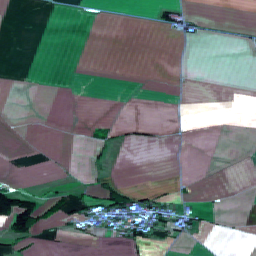
#> input picture template/ROIs1868_summer_s2_59_p443.png, 256 x 256 px
$ python template.py
#> lines starting #> are read from the running program, lines starting #| are printed output that depends on the picture; after the words box and inside, x2 and y2 are one past the last pixel; in counts of white or black regions, pixels touching at a corner belong together
"""
opencv模板匹配----单目标匹配
"""
import cv2
from matplotlib import pyplot as plt
import numpy as np

# 读取目标图片 optical image [256,256]
target = cv2.imread("ROIs1868_summer_s2_59_p443.png")
#> target is the input picture: shape (256, 256, 3); mean B, G, R 113.1, 116.5, 106
# 读取模板图片 SAR image [192,192]
template = cv2.imread("ROIs1868_summer_s1_59_p443.png")
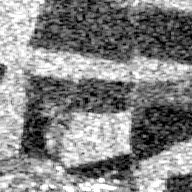
#> input picture template/ROIs1868_summer_s1_59_p443.png, 192 x 192 px
#> template is the input picture: shape (192, 192, 3); min 0, max 255, mean 131.9
# plt.imshow(template, cmap='gray')
# plt.show()
h, w = template.shape[:2]
#> h = 192; w = 192
# 相关系数匹配方法: cv2.TM_CCOEFF
# 返回矩阵大小 w_r-w_f+1
res = cv2.matchTemplate(target, template, cv2.TM_CCOEFF)
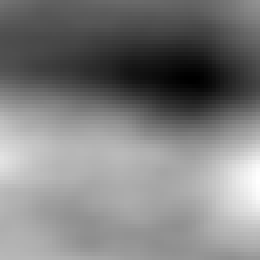
#> res: shape (65, 65) float32 (shown 4 times larger); min -104812504, max 5727340, mean -50054340; drawn with min black and max white
min_val, max_val, min_loc, max_loc = cv2.minMaxLoc(res)
#> min_val = -104812504; max_val = 5727340; min_loc = (47, 19); max_loc = (64, 45)

left_top = max_loc   # heatmap最大位置索引 对应于 光学图像中左上角坐标
#> left_top = (64, 45)
right_bottom = (left_top[0] + w, left_top[1] + h)   # 右下角坐标
#> right_bottom = (256, 237)
center_x = max_loc[0] + w/2 -1  # 匹配区域中心x
#> center_x = 159
center_y = max_loc[1] + h/2 -1  # 匹配区域中心y
#> center_y = 140
print('匹配中心在光学图像中的坐标为：x=%d, y=%d' %(int(center_x),int(center_y)))
#| 匹配中心在光学图像中的坐标为：x=159, y=140


def transfer_to_8bit(image):
    """
    将16位图像转为8位图像
    """
    min_ = np.min(image)
#> min_ = -104812504
    max_ = np.max(image)
#> max_ = 5727340
    image_8bit = np.array(np.rint(255 * ((image - min_) / (max_ - min_))), dtype=np.uint8)
    return image_8bit


H8bit = transfer_to_8bit(res)
cv2.imwrite('heatmap.jpg', H8bit)
# plt.imshow(H8bit, cmap='jet')
# plt.show()

plt.subplot(131), plt.imshow(template, cmap='gray')
plt.title('SAR img')

targetRGB = cv2.cvtColor(target, cv2.COLOR_BGR2RGB)
cv2.rectangle(targetRGB, left_top, right_bottom, (0, 0, 255), 2)  # 画出矩形位置
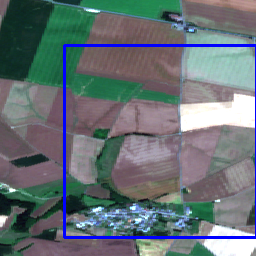
#> targetRGB: shape (256, 256, 3); mean R, G, B 102.7, 112.9, 117
point_size = 3
point_color = (255, 0, 0) # RGB
thickness = 4 #  0 、4、8
cv2.circle(targetRGB, (int(center_x),int(center_y)), point_size, point_color, thickness)  # 画出匹配区域中心位置
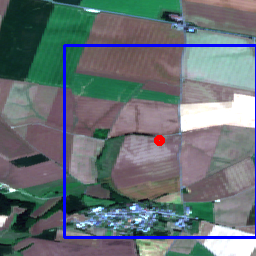
#> targetRGB: shape (256, 256, 3); 0.15% of pixels changed, all inside (x1, y1, x2, y2) = (154, 135, 165, 146)
plt.subplot(132), plt.imshow(targetRGB, cmap='gray')
plt.title('optical img')

plt.subplot(133), plt.imshow(res, cmap='jet')
plt.title('Heatmap')
plt.show()
